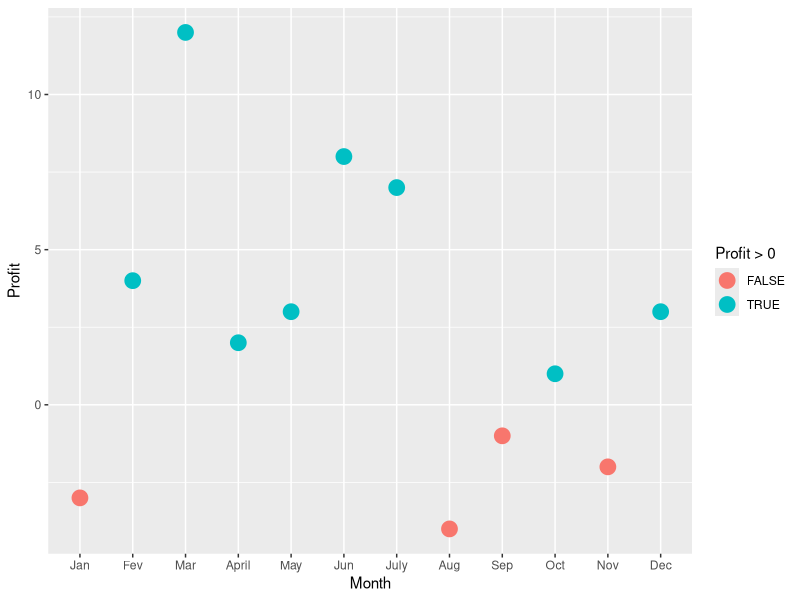

This chart was generated by the following R code:
#Data
revenue <- c(14574.49, 7606.46, 8611.41, 9175.41, 8058.65, 8105.44, 11496.28, 9766.09, 10305.32, 14379.96, 10713.97, 15433.50)
expenses <- c(12051.82, 5695.07, 12319.20, 12089.72, 8658.57, 840.20, 3285.73, 5821.12, 6976.93, 16618.61, 10054.37, 3803.96)

profit <- revenue - expenses
profitAfterTax <- round(profit * 0.7, digits=2)
profitMargin <- round(profitAfterTax / revenue, digits=2) * 100

meanProfitAfterTax <- mean(profitAfterTax)

goodMonths <- profitAfterTax > meanProfitAfterTax
badMonths2 <- !goodMonths

bestMonth <- max(profitAfterTax)
worstMonth <- min(profitAfterTax)

months <- c("Jan", "Fev", "Mar",
            "April", "May", "Jun",
            "July", "Aug", "Sep",
            "Oct", "Nov", "Dec")

revenue.1000 <- round(revenue / 1000, 0)
expenses.1000 <- round(expenses / 1000, 0)
profit.1000 <- round(profit / 1000, 0)
profit.after.tax.1000 <- round(profitAfterTax / 1000, 0)

for (i in 1:12) {
  print(months[i])
  print(sprintf("Profit %.0f", profit.1000[i]))
  print(sprintf("Profit after tax %.0f", profit.after.tax.1000[i]))
  print(sprintf("Profit margin %.0f%%", profitMargin[i]))
}

print("Good months:")
print(months[goodMonths])

print("Bad months:")
print(months[badMonths2])

print("Best month:")
print(months[which(profitAfterTax == bestMonth)])
print(months[profitAfterTax == bestMonth])

print("Worst month:")
print(months[which(profitAfterTax == worstMonth)])

M <- rbind(
  revenue.1000,
  expenses.1000,
  profit.1000,
  profit.after.tax.1000,
  profitMargin,
  goodMonths,
  badMonths2,
  bestMonth=profitAfterTax == bestMonth,
  wM=profitAfterTax == worstMonth
)

M

library(ggplot2)

data <- data.frame(Month=months, Profit=profit.1000, Revenue=revenue.1000, Expenses=expenses.1000)
data$Month <- factor(data$Month, order=T,)
str(data)
levels(data$Month) <- months
levels(data$Month)

plt <- ggplot(data=data, aes(x=Month, y=Profit, colour=Profit > 0))
plt + geom_point(size=5)
